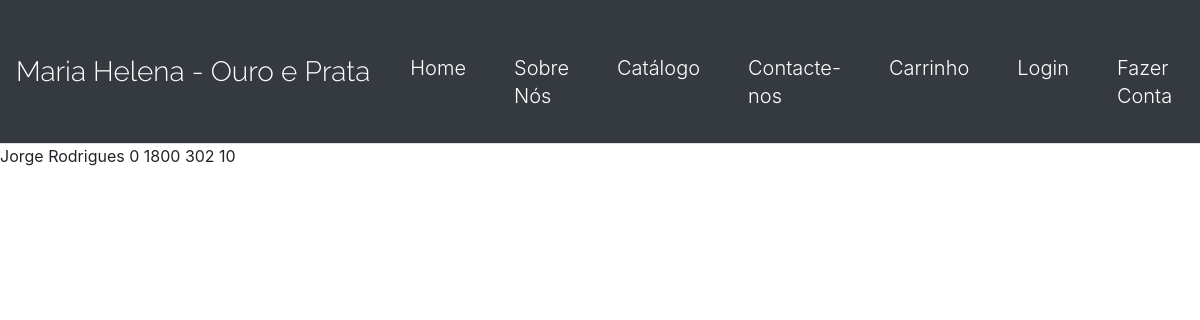
The page /profile/201904141814eq741order on the database its author committed.
### payments/models.py (models this page shows, shortened)
class Order(models.Model):
	ORDERED_THROUGH = (
		('online', 'Online'),
		('ctt', 'CTT')
		)
	DISTRITO = (
		('Aveiro', 'Aveiro'),
		('Beja', 'Beja'),
		('Braga', 'Braga'),
		('Bragança', 'Bragança'),
		('Castelo Branco', 'Castelo Branco'),
		('Coimbra', 'Coimbra'),
		('Évora', 'Évora'),
		('Faro', 'Faro'),
		('Guarda', 'Guarda'),
		('Leiria', 'Leiria'),
		('Lisboa', 'Lisboa'),
		('Portalegre', 'Portalegre'),
		('Porto', 'Porto'),
		('Santarém', 'Santarém'),
		('Setúbal', 'Setúbal'),
		('Viana do Castelo', 'Viana do Castelo'),
		('Vila Real', 'Vila Real'),
		('Viseu', 'Viseu'),
		('Ilha da Madeira', 'Ilha da Madeira'),
		('Ilha de Porto Santo', 'Ilha de Porto Santo'),
		('Ilha de Santa Maria', 'Ilha de Santa Maria'),
		('Ilha de São Miguel', 'Ilha de São Miguel'),
		('Ilha Terceira', 'Ilha Terceira'),
		('Ilha da Graciosa', 'Ilha da Graciosa'),
		('Ilha de São Jorge', 'Ilha de São Jorge'),
		('Ilha do Pico', 'Ilha do Pico'),
		('Ilha do Faial', 'Ilha do Faial'),
		('Ilha das Flores', 'Ilha das Flores'),
		('Ilha do Corvo', 'Ilha do Corvo'),
		)
	order_id = models.CharField(max_length=100, null=False, default='Code_order')
	nome_completo = models.CharField(max_length=150, null=False)
	email = models.EmailField(default='')
	rua = models.CharField(max_length=300, null=False, default = '')
	numero = models.IntegerField(blank=True, null=True, default=0)
	andar = models.IntegerField(blank=True, null=True, default=0)
	localidade = models.CharField(max_length=60, null=False, default = '')
	distrito = models.CharField(choices=DISTRITO, max_length=30, null=False, default = '')
	morada = models.IntegerField(blank=True, null=True, default=0)
	codigo_postal_1 = models.IntegerField(blank=True, null=True, default=1000) #raise an error if codigo_postal != intenger
	codigo_postal_2 = models.IntegerField(blank=True, null=True, default=100)
	user = models.ForeignKey(User, null=True, blank=True, on_delete=models.SET_NULL)
	cart = models.ForeignKey(Cart, null=True, on_delete=models.SET_NULL)
	items = models.CharField(max_length=500, null=False, default='') #, on_delete=models.SET_NULL)  #add items to the order, so we know what was being ordered
	total = models.IntegerField(blank=True, null=True)
	is_ordered = models.BooleanField(default=False)
	ordered_through = models.CharField(choices=ORDERED_THROUGH, max_length=10, null=False, default = '')
	timestamp = models.DateTimeField(auto_now_add=True)
	slug = models.SlugField(max_length=100, default='')

### users/models.py (models this page shows)
class Cart(models.Model):
	user = models.ForeignKey(User, null=True, blank=True, on_delete=models.DO_NOTHING)
	products = models.ManyToManyField(Item, blank=True)
	subtotal = models.DecimalField(default=0.00, max_digits=100, decimal_places=2)
	total = models.DecimalField(default=0.00, max_digits=100, decimal_places=2)
	updated = models.DateTimeField(auto_now=True)
	timestamp = models.DateTimeField(auto_now_add=True)
	objects = CartManager()
	def __str__(self):
		return str(self.id)

### payments/views.py (the view)
# urls.py: path('profile/<slug:slug>', payment_views.ProfileOrderView, name='profile_orders'),
def ProfileOrderView(request, slug):
	order = get_object_or_404(Order, slug=slug)
	template = "payments/profile_order.html"
	context = {'order':order}
	return render(request, template, context)

### payments/templates/payments/profile_order.html (shortened to what this page needs)
{% extends "catalog/navbar.html" %}
{% block content %}
{{order.nome_completo}}
{{order.morada}}
{{order.codigo_postal_1}}
{{order.codigo_postal_2}}
{{order.cart}}
{% endblock content %}

### rows shown on the page
Order: nome_completo "Jorge Rodrigues", morada "0", codigo_postal_1 "1800", codigo_postal_2 "302", cart "10"
